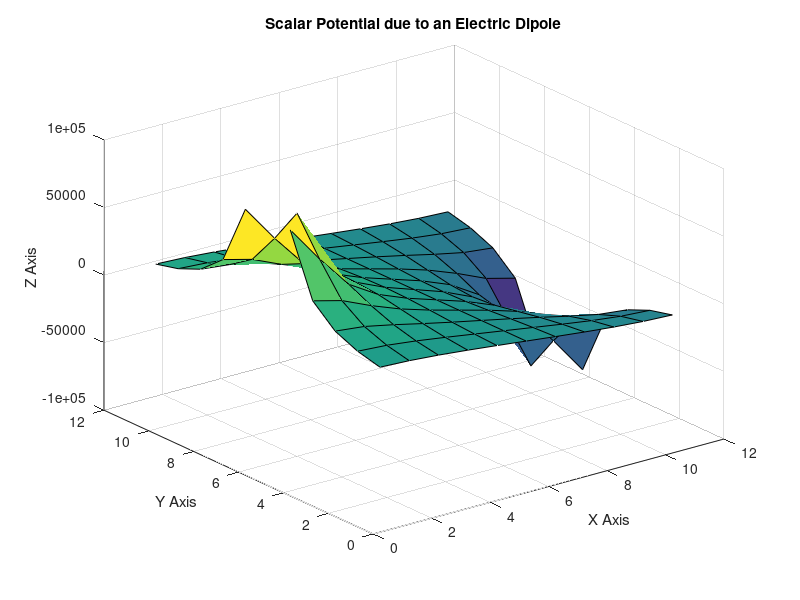

Source code (MATLAB):
clear all;
close all;
clc;
m = 11; %Range of the meshgrid
xg = linspace(-5,5,m); %range of x coordinates
yg = linspace(-5,5,m); %range of y coordinates
[x,y] = meshgrid(xg,yg); %Create mesh
Ex = zeros(m,m); %Initialize x component to zero
Ey = zeros(m,m); %Initialize y component to zero
V = zeros(m,m); %Initialize potential to zero
x_1 = [-5,5]; % x coordinates of charges
y_1 = [0,0]; %y coordinates of charges
q = [10e-6,-10e-6]; %Magnitude of charge
esp = 9e9; %Constant
for i=1:2
 Rx = x - x_1(i); %x component of position vector
 Ry = y - y_1(i); %y component of position vector
 R = sqrt((Rx.^2)+(Ry.^2)); %Position vector
 V = V+q(i).*esp./R %potential
end
surf(V);
xlabel('X Axis');
ylabel('Y Axis');
zlabel('Z Axis');
title('Scalar Potential due to an Electric Dipole');